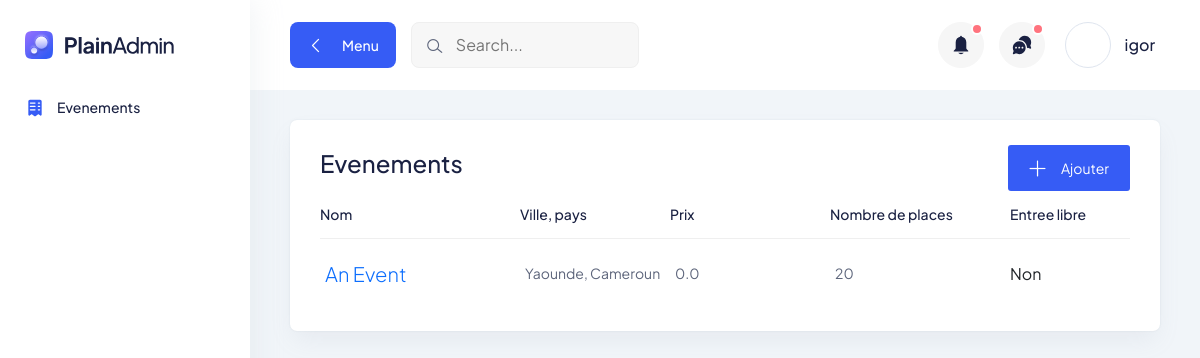
Screenshot of /events/ (signed in) with the database file from the repository.
### main/models.py (models this page shows, shortened)
class Evenement(models.Model):
    EVENT_TYPES = [
        ("pres", _("Presentiel")),
        ("online", _("En ligne"))
    ]
    EVENT_CATEGORIES = [
        ("marriage", _("Marriage")),
        ("seminar", _("Seminaire")),
        ("workshop", _("Atelier")),
        ("meeting", _("Meeting")),
    ]
    nom = models.CharField(max_length=100)
    ville = models.CharField(max_length=100, default="Yaounde")
    pays = models.CharField(max_length=100, default="Cameroun")
    lieu = models.TextField()
    nombres_de_places = models.IntegerField(null=True, blank=True)
    rempli = models.BooleanField(default=False) # this is True when the event is sold out
    prix = models.FloatField(default=0)
    entree_gratuit = models.BooleanField(default=False)
    description = models.TextField(null=True, blank=True)
    categorie = models.CharField(default="marriage", choices=EVENT_CATEGORIES, max_length=20)
    type =models.CharField(default="pres", choices=EVENT_TYPES, max_length=10)
    organisateur = models.CharField(max_length=50, null=True, blank=True)
    contact = models.CharField(max_length=100, blank=True, null=True, verbose_name=_("Contact d'organisateur"))
    date_heure_debut = models.DateTimeField(default=timezone.now, verbose_name=_("Debut (Date & heure)"))
    date_heure_fin = models.DateTimeField(null=True, blank=True, verbose_name=_("Fin (Date & heure)"))
    lieu = models.TextField(null=True, blank=True)
    lien = models.URLField(null=True, blank=True)
    user = models.ForeignKey(User, null=True, on_delete=models.CASCADE)

### main/views.py (the view, shortened to what this page needs)
# urls.py: path("events/", views.events, name="events"),
@login_required
def events(request, event_id=None):
    user = request.user
    edit_form = UpdateEvenementForm
    if not event_id:
        if request.method == 'POST':
            form = EvenementForm(request.POST, request.FILES)
            if form.is_valid():
                evenement = form.save()
                evenement.user = user
                evenement.save()
                excel_file = form.cleaned_data.get("participants_file")
                if excel_file:
                    try:
                        df = pd.read_excel(excel_file)
                        for index, row in df.iterrows():
                            email = row.get("Email")
                            name = row.get("Nom")
                            if email and name:
                                Participant.objects.create(
                                    evenement=evenement,
                                    email=email,
                                    statut='pending',
                                    name=name
                                )
                    except Exception as e:
                        evenement.delete()
                        return JsonResponse({'success': False, 'errors': ['Error adding participants from excel file']})
                return JsonResponse({'success': True})  # Return success response
            return JsonResponse({'success': False, 'errors': form.errors})  # Return validation errors
        else:
            form = EvenementForm()
            evenements = Evenement.objects.filter(Q(user=user) | Q(user__isnull=True))
        return render(request, "main/evenements.html", context={'evenements': evenements, 'form': form, 'edit_form': edit_form})

### main/templates/main/evenements.html (shortened to what this page needs)
{% extends 'main/sidebar_base.html' %}
{% load i18n %}
{% block events_active %}active{% endblock %}
{% block page_content %}
<section>
    <div class="container-fluid pt-30">
        <div class="tables-wrapper">
            <div class="row">
                <div class="col-lg-12">
                    <div class="card-style mb-30">
                        <div
                            style="display: flex; flex-direction: row; justify-content: space-between; align-items: center;">
                            <div>
                                <h3 class="mb-10">Evenements</h3>
                            </div>
                            <div class="title d-flex flex-wrap justify-content-end">
                                <button type="button" class="main-btn primary-btn btn-hover btn-sm"
                                    data-bs-toggle="modal" data-bs-target="#eventModal">
                                    <i class="lni lni-plus mr-5"></i> Ajouter
                                </button>
                            </div>
                        </div>
                        <div class="table-wrapper table-responsive">
                            <table class="table">
                                <thead>
                                    <tr>
                                        <th class="lead-info">
                                            <h6>{% trans "Nom" %}</h6>
                                        </th>
                                        <th class="lead-email">
                                            <h6>{% trans "Ville, pays" %}</h6>
                                        </th>
                                        <th class="lead-phone">
                                            <h6>{% trans "Prix" %}</h6>
                                        </th>
                                        <th class="lead-company">
                                            <h6>{% trans "Nombre de places" %}</h6>
                                        </th>
                                        <th class="lead-company">
                                            <h6>{% trans "Entree libre" %}</h6>
                                        </th>
                                    </tr>
                                </thead>
                                <tbody>
                                    {% for evenement in evenements %}
                                    <tr>
                                        <td class="min-width">
                                            <div class="lead">
                                                <div class="lead-text">
                                                    <a href="{% url 'event-detail' evenement.id %}">{{ evenement.nom }}</a>
                                                </div>
                                            </div>
                                        </td>
                                        <td class="min-width">
                                            <p><a href="#0">{{ evenement.ville }}, {{ evenement.pays }}</a></p>
                                        </td>
                                        <td class="min-width">
                                            <p>{{ evenement.prix }}</p>
                                        </td>
                                        <td class="min-width">
                                            <p>
                                                {% if evenement.nombres_de_places %}
                                                {{ evenement.nombres_de_places }}
                                                {% else %}
                                                {% trans "Non specifie" %}
                                                {% endif %}
                                            </p>
                                        </td>
                                        <td>
                                            {% if evenement.entree_gratuit %}
                                            {% trans "Oui" %}
                                            {% else %}
                                            {% trans "Non" %}
                                            {% endif %}
                                        </td>
                                    </tr>
                                    {% endfor %}
                                </tbody>
                            </table>
                        </div>
                    </div>
                </div>
            </div>
        </div>
    </div>
</section>
{% endblock %}

### main/templates/main/sidebar_base.html (shortened to what this page needs)
{% load static %}
<!DOCTYPE html>
<html lang="en">
<head>
    <link rel="stylesheet" href="{% static 'main/css/bootstrap.min.css' %}" />
    <link rel="stylesheet" href="{% static 'main/css/lineicons.css' %}" rel="stylesheet" type="text/css" />
    <link rel="stylesheet" href="{% static 'main/css/materialdesignicons.min.css' %}" rel="stylesheet" type="text/css" />
    <link rel="stylesheet" href="{% static 'main/css/fullcalendar.css' %}" />
    <link rel="stylesheet" href="{% static 'main/css/main.css' %}" />
</head>
<body>
    <aside class="sidebar-nav-wrapper">
        <div class="navbar-logo">
            <a href="/">
              <img src="{% static 'main/logo/logo.svg' %}" alt="logo" />
            </a>
        </div>
        <nav class="sidebar-nav">
            <ul>
                <li class="nav-item {% block events_active %}{% endblock%}">
                    <a href="{% url 'events' %}">
                      <span class="icon">
                      </span>
                      <span class="text">Evenements</span>
                    </a>
                </li>
            </ul>
        </nav>
    </aside>
    <div class="main-wrapper">
        {% block header %}
        <header class="header">
            <div class="container-fluid">
              <div class="row">
                <div class="col-lg-5 col-md-5 col-6">
                  <div class="header-left d-flex align-items-center">
                    <div class="menu-toggle-btn mr-15">
                      <button id="menu-toggle" class="main-btn primary-btn btn-hover">
                        <i class="lni lni-chevron-left me-2"></i> Menu
                      </button>
                    </div>
                    <div class="header-search d-none d-md-flex">
                      <form action="#">
                        <input type="text" placeholder="Search..." />
                        <button><i class="lni lni-search-alt"></i></button>
                      </form>
                    </div>
                  </div>
                </div>
                <div class="col-lg-7 col-md-7 col-6">
                  <div class="header-right">
                    <div class="notification-box ml-15 d-none d-md-flex">
                      <button class="dropdown-toggle" type="button" id="notification" data-bs-toggle="dropdown"
                        aria-expanded="false">
                        <span></span>
                      </button>
                    </div>
                    <div class="header-message-box ml-15 d-none d-md-flex">
                      <button class="dropdown-toggle" type="button" id="message" data-bs-toggle="dropdown"
                        aria-expanded="false">
                        <span></span>
                      </button>
                    </div>
                    <div class="profile-box ml-15">
                      <button class="dropdown-toggle bg-transparent border-0" type="button" id="profile"
                        data-bs-toggle="dropdown" aria-expanded="false">
                        <div class="profile-info">
                          <div class="info">
                            <div class="image">
                            </div>
                            <div>
                              <h6 class="fw-500">{{ request.user.username }}</h6>
                            </div>
                          </div>
                        </div>
                      </button>
                    </div>
                  </div>
                </div>
              </div>
            </div>
        </header>
        {% endblock %}
        {% block page_content %}
        {% endblock %}
    </div>
</body>
</html>

### main/static/main/css/fullcalendar.css (style rules this page uses)
:root { --fc-daygrid-event-dot-width:8px;--fc-list-event-dot-width:10px;--fc-list-event-hover-bg-color:#f5f5f5 }

### rows the page displays
Evenement: nom "An Event", ville "Yaounde", pays "Cameroun", prix "0.0", nombres_de_places "20"

### other values shown
{{ request.user.username }} "igor"
